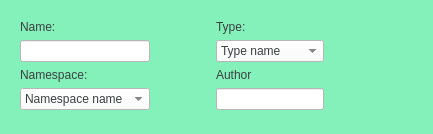
          <widget class="QWidget" name="propertiesTab">
           <property name="accessibleName">
            <string/>
           </property>
           <property name="styleSheet">
            <string notr="true">QWidget
{
background-color:#84f1ba;
color:  #394040;
}
QLineEdit
{
background-color: #ffffff;
}
QLineEdit: focus
{
background-color:  #fffffc;
}
QLineEdit: focus:pressed
{
background-color:  #fffffc;
}
</string>
           </property>
           <attribute name="title">
            <string>Properties</string>
           </attribute>
           <layout class="QHBoxLayout" name="horizontalLayout_7">
            <property name="rightMargin">
             <number>100</number>
            </property>
            <item>
             <widget class="QWidget" name="widget_2" native="true">
              <property name="styleSheet">
               <string notr="true">QComboBox
{
background-color: #ffffff;
}
QComboBox: focus
{
background-color:  #fffffc;
}
QComboBox: focus:pressed
{
background-color:  #fffffc;
}</string>
              </property>
              <layout class="QHBoxLayout" name="horizontalLayout_10">
               <item>
                <layout class="QVBoxLayout" name="verticalLayout_4">
                 <property name="bottomMargin">
                  <number>4</number>
                 </property>
                 <item>
                  <widget class="QLabel" name="PrTabNameLabel">
                   <property name="text">
                    <string>Name:</string>
                   </property>
                  </widget>
                 </item>
                 <item>
                  <widget class="QLineEdit" name="PrTabNameLineEdit"/>
                 </item>
                 <item>
                  <widget class="QLabel" name="prTabNmSpaceLabel">
                   <property name="text">
                    <string>Namespace:</string>
                   </property>
                  </widget>
                 </item>
                 <item>
                  <widget class="QComboBox" name="prTabNmSpaceComboBox">
                   <item>
                    <property name="text">
                     <string>Namespace name</string>
                    </property>
                   </item>
                  </widget>
                 </item>
                </layout>
               </item>
               <item>
                <spacer name="horizontalSpacer_3">
                 <property name="orientation">
                  <enum>Qt::Horizontal</enum>
                 </property>
                 <property name="sizeType">
                  <enum>QSizePolicy::Preferred</enum>
                 </property>
                 <property name="sizeHint" stdset="0">
                  <size>
                   <width>60</width>
                   <height>20</height>
                  </size>
                 </property>
                </spacer>
               </item>
               <item>
                <layout class="QVBoxLayout" name="verticalLayout_5">
                 <property name="bottomMargin">
                  <number>4</number>
                 </property>
                 <item>
                  <widget class="QLabel" name="label_3">
                   <property name="text">
                    <string>Type:</string>
                   </property>
                  </widget>
                 </item>
                 <item>
                  <widget class="QComboBox" name="comboBox_2">
                   <item>
                    <property name="text">
                     <string>Type name</string>
                    </property>
                   </item>
                  </widget>
                 </item>
                 <item>
                  <widget class="QLabel" name="label_4">
                   <property name="text">
                    <string>Author</string>
                   </property>
                  </widget>
                 </item>
                 <item>
                  <widget class="QLineEdit" name="lineEdit_3"/>
                 </item>
                </layout>
               </item>
              </layout>
             </widget>
            </item>
           </layout>
          </widget>
